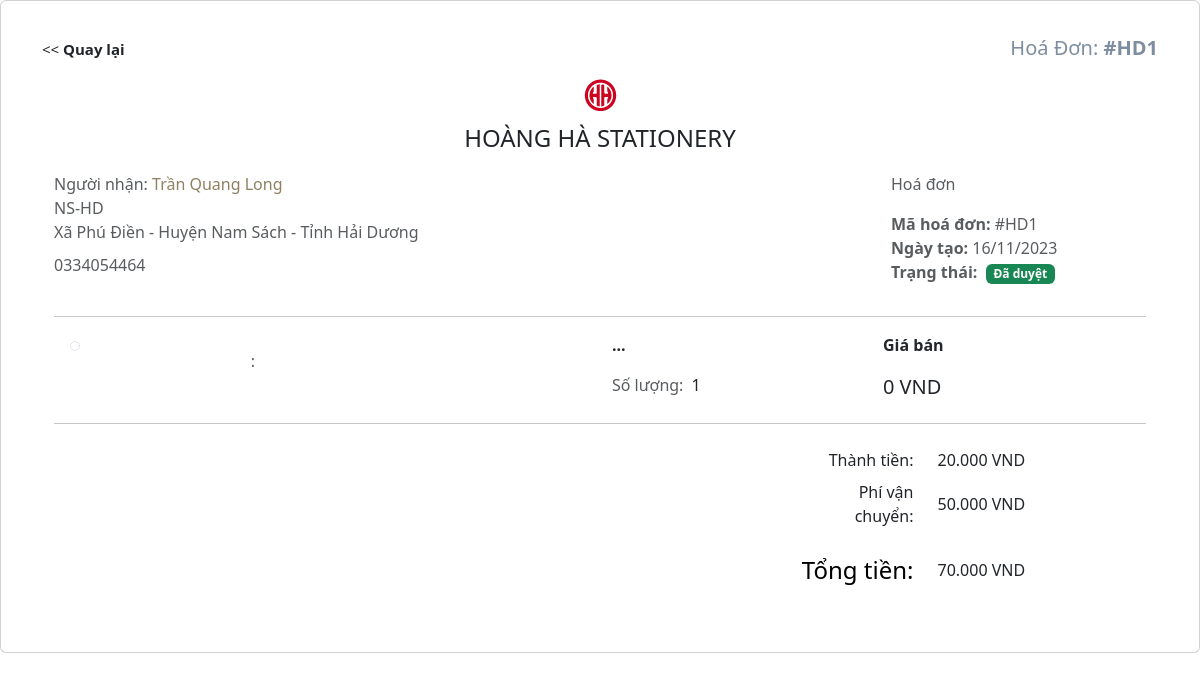
The app's page /Admin/InvoiceDetail.php?id=HD1 with its own data.
### tables this page shows
CREATE TABLE `hoadon` (
  `id` int NOT NULL,
  `ma_hoadon` varchar(20) NOT NULL,
  `customerID` int NOT NULL,
  `ma_diachi_nhanhang` int NOT NULL,
  `tienthanhtoan` int NOT NULL,
  `phivc` int NOT NULL,
  `trangthai` bit(2) NOT NULL,
  `createdDate` datetime DEFAULT NULL
);

CREATE TABLE `diachi_nhanhang` (
  `id` int NOT NULL,
  `customerID` int NOT NULL,
  `ten_nguoinhan` varchar(50) NOT NULL,
  `sdt_nguoinhan` varchar(15) NOT NULL,
  `diachi` text NOT NULL,
  `tinh` varchar(50) NOT NULL COMMENT 'Tỉnh',
  `huyen` varchar(50) NOT NULL COMMENT 'Huyện',
  `xa` varchar(50) NOT NULL COMMENT 'Xã',
  `macdinh` bit(2) NOT NULL COMMENT 'Địa chỉ mặc định',
  `ngaytao` datetime NOT NULL COMMENT 'Ngày tạo',
  `ngaycapnhat` datetime DEFAULT NULL
);

CREATE TABLE `chitiet_hoadon` (
  `id` int NOT NULL,
  `ma_hoadon` varchar(20) NOT NULL,
  `id_ct_sanpham` int NOT NULL,
  `soluong` int NOT NULL
);

### Admin/ShareAdmin/root/funcion.php (called while the page is built)
<?php
    function product_price($priceFloat) {
        $symbol = ' VND';
        $symbol_thousand = '.';
        $decimal_place = 0;
        $price = number_format($priceFloat, $decimal_place, '', $symbol_thousand);
        return $price.$symbol;
    }

### Admin/InvoiceDetail.php (the view, shortened to what this page needs)
<!DOCTYPE html>
<html lang="en">
<head>
    <link rel="stylesheet" href="./CSS/style_main.css">
    <link href="https://cdn.jsdelivr.net/npm/bootstrap@5.3.2/dist/css/bootstrap.min.css" rel="stylesheet">
</head>
<body>
    <?php
        require_once './ShareAdmin/root/connect.php';
        require_once './ShareAdmin/root/funcion.php';
        $id = $_GET['id'];
        $stringSQL = "SELECT * FROM `hoadon` WHERE `ma_hoadon` = '$id'";
        $result = mysqli_query($connect, $stringSQL);
        $each = mysqli_fetch_array($result);
        $sqlDetail = "SELECT * FROM `chitiet_hoadon` WHERE `ma_hoadon` = '$id'";
        $resultDetail = mysqli_query($connect, $sqlDetail);
        $sqlAddress = "SELECT * FROM `diachi_nhanhang` WHERE `id` = '" . $each['ma_diachi_nhanhang'] . "'";
        $resultAddress = mysqli_query($connect, $sqlAddress);
        $eachAddress = mysqli_fetch_array($resultAddress);
        function getThuocTinh($id, $connect) {
            $stringSQL = "SELECT * FROM `thuoctinh`";
            $resultTT = mysqli_query($connect, $stringSQL);
            $ten_thuoctinhcon = '';
            $ten_thuoctinhcha = '';
            return $ten_thuoctinhcha . ': ' . $ten_thuoctinhcon;
        }
    ?>
    <div class="card">
        <div class="card-body">
            <div class="container mb-5 mt-3">
                <div class="row d-flex align-items-baseline">
                    <div class="col-xl-6">
                        <a href="Invoice.php" style="color: #7e8d9f;font-size: 15px;">&#60;&#60; <strong>Quay lại</strong></a>
                    </div>
                    <div class="col-xl-6 text-end">
                        <p style="color: #7e8d9f;font-size: 20px;">Hoá Đơn: <strong>#<?php echo $each['ma_hoadon'];?></strong></p>
                    </div>
                </div>
                <div class="container">
                    <div class="col-md-12">
                        <div class="text-center">
                            <img src="./IMG/logo.png" alt="..." srcset="">
                            <p class="fs-4 pt-2 text-uppercase">Hoàng Hà Stationery</p>
                        </div>
                    </div>
                    <div class="row">
                        <div class="col-xl-9">
                            <ul class="list-unstyled">
                                <li class="text-muted">Người nhận: <span style="color:#8f8061 ;"><?php echo $eachAddress['ten_nguoinhan'];?></span></li>
                                <li class="text-muted"><?php echo $eachAddress['diachi'];?></li>
                                <li class="text-muted"><?php echo $eachAddress['xa'] . ' - ' . $eachAddress['huyen'] . ' - ' . $eachAddress['tinh'];?></li>
                                <li class="text-muted"><ion-icon name="call-outline"></ion-icon></i> <?php echo $eachAddress['sdt_nguoinhan']?></li>
                            </ul>
                        </div>
                        <div class="col-xl-3">
                            <p class="text-muted">Hoá đơn</p>
                            <ul class="list-unstyled">
                                <li class="text-muted">
                                    <span class="fw-bold">Mã hoá đơn: </span>#<?php echo $each['ma_hoadon']?>
                                </li>
                                <li class="text-muted">
                                    <span class="fw-bold">Ngày tạo: </span><?php echo date_format(date_create($each['createdDate']), "d/m/Y");?>
                                </li>
                                <li class="text-muted">
                                    <span class="me-1 fw-bold">Trạng thái: </span>
                                <?php if ($each['trangthai'] == 0) {?>
                                    <span class="badge bg-warning text-black fw-bold">Chưa duyệt</span>
                                <?php } else if ($each['trangthai'] == 1) {?>
                                    <span class="badge bg-success text-white fw-bold">Đã duyệt</span>
                                <?php }?>
                                </li>
                            </ul>
                        </div>
                    </div>
                    <hr>
                <?php foreach($resultDetail as $itemDteail) {
                    $sqlDetailProduct = "
                        SELECT ctsp.*, sp.ten_sanpham, sp.gia_sanpham FROM `chitiet_sanpham` ctsp
                        INNER JOIN `sanpham` sp ON ctsp.ma_sanpham = sp.ma_sanpham
                        WHERE `id` = '" . $itemDteail['id_ct_sanpham'] . "'";
                    $resultDetailProduct = mysqli_query($connect, $sqlDetailProduct);
                    $eachDetailProduct = mysqli_fetch_array($resultDetailProduct);
                ?>
                    <div class="row my-2 mx-1 justify-content-center">
                        <div class="col-md-2 mb-4 mb-md-0">
                            <div class="bg-image ripple rounded-5 mb-4 overflow-hidden d-block" data-ripple-color="light">
                                <object class='img-thumbnail' style='max-width: 5rem; text-align: -webkit-center;' data='<?php echo $eachDetailProduct['anhs_sanpham'];?>' type='image/png'>
                                </object>
                            </div>
                        </div>
                        <div class="col-md-4 mb-4 mb-md-0">
                            <p class="mb-1">
                                <span class="text-muted me-2"><?php echo getThuocTinh($eachDetailProduct['ma_thuoctinh'], $connect)?></span>
                            </p>
                        </div>
                        <div class="col-md-3 mb-4 mb-md-0">
                            <p class="fw-bold">...</p>
                            <p class="mb-1">
                                <span class="text-muted me-2">Số lượng:</span><span><?php echo $itemDteail['soluong'];?></span>
                            </p>
                        </div>
                        <div class="col-md-3 mb-4 mb-md-0">
                            <p class="fw-bold">Giá bán</p>
                            <h5 class="mb-2">
                                <span class="align-middle"><?php echo product_price($eachDetailProduct['gia_sanpham'])?></span>
                            </h5>
                        </div>
                    </div>
                    <hr>
                <?php }?>
                    <div class="row">
                        <div class="col-xl-8">
                        </div>
                        <div class="col-xl-3">
                            <table style="width: 100%;">
                                <tr class="row mt-2 align-items-center">
                                    <td class="col-6 text-end">Thành tiền:</td>
                                    <td class="col-6"><?php echo product_price($each['tienthanhtoan'] - $each['phivc'])?></td>
                                </tr>
                                <tr class="row mt-2 align-items-center">
                                    <td class="col-6 text-end">Phí vận chuyển:</td>
                                    <td class="col-6"><?php echo product_price($each['phivc'])?></td>
                                </tr>
                                <tr class="row mt-4 align-items-center">
                                    <td class="col-6 text-black fs-4 text-end">Tổng tiền:</td>
                                    <td class="col-6"><?php echo product_price($each['tienthanhtoan'])?></td>
                                </tr>
                            </table>
                        </div>
                    </div>
                </div>
            </div>
        </div>
    </div>
</body>
</html>

### Admin/CSS/style_main.css (style rules this page uses)
:root { --page-header-bgColor: #242e42; --page-header-bgColor-hover: #1d2636; --page-header-txtColor: #dde9f8; --page-header-headingColor: #7889a4; --page-header-width: 220px; --page-content-bgColor: #f0f1f6; --page-content-txtColor: #171616; --page-content-blockColor: #fff; --white: #fff; --black: #333; --blue: #00b9eb; --red: #ec1848; --border-radius: 4px; --box-shadow: 0 0 10px -2px rgba(0, 0, 0, 0.075); --switch-bgLightModeColor: #87cefa; --switch-sunColor: gold; --switch-moonColor: #f4f4f4; --switch-bgDarkModeColor: #1f1f27; }
* { padding: 0; margin: 0; box-sizing: border-box; }
ul { list-style: none; }
a, button { color: inherit !important; }
a { text-decoration: none !important; }
body { font: 16px/1.5 "Lato", sans-serif; }

### records on screen
hoadon: ma_hoadon "HD1", createdDate "16/11/2023", product_price($each['tienthanhtoan'] - $each['phivc']) "20.000 VND", phivc "50.000 VND", tienthanhtoan "70.000 VND"
diachi_nhanhang: ten_nguoinhan "Trần Quang Long", diachi "NS-HD", xa "Xã Phú Điền", huyen "Huyện Nam Sách", tinh "Tỉnh Hải Dương", sdt_nguoinhan "0334054464"
chitiet_hoadon: ma_thuoctinh ":", soluong "1", gia_sanpham "0 VND"
